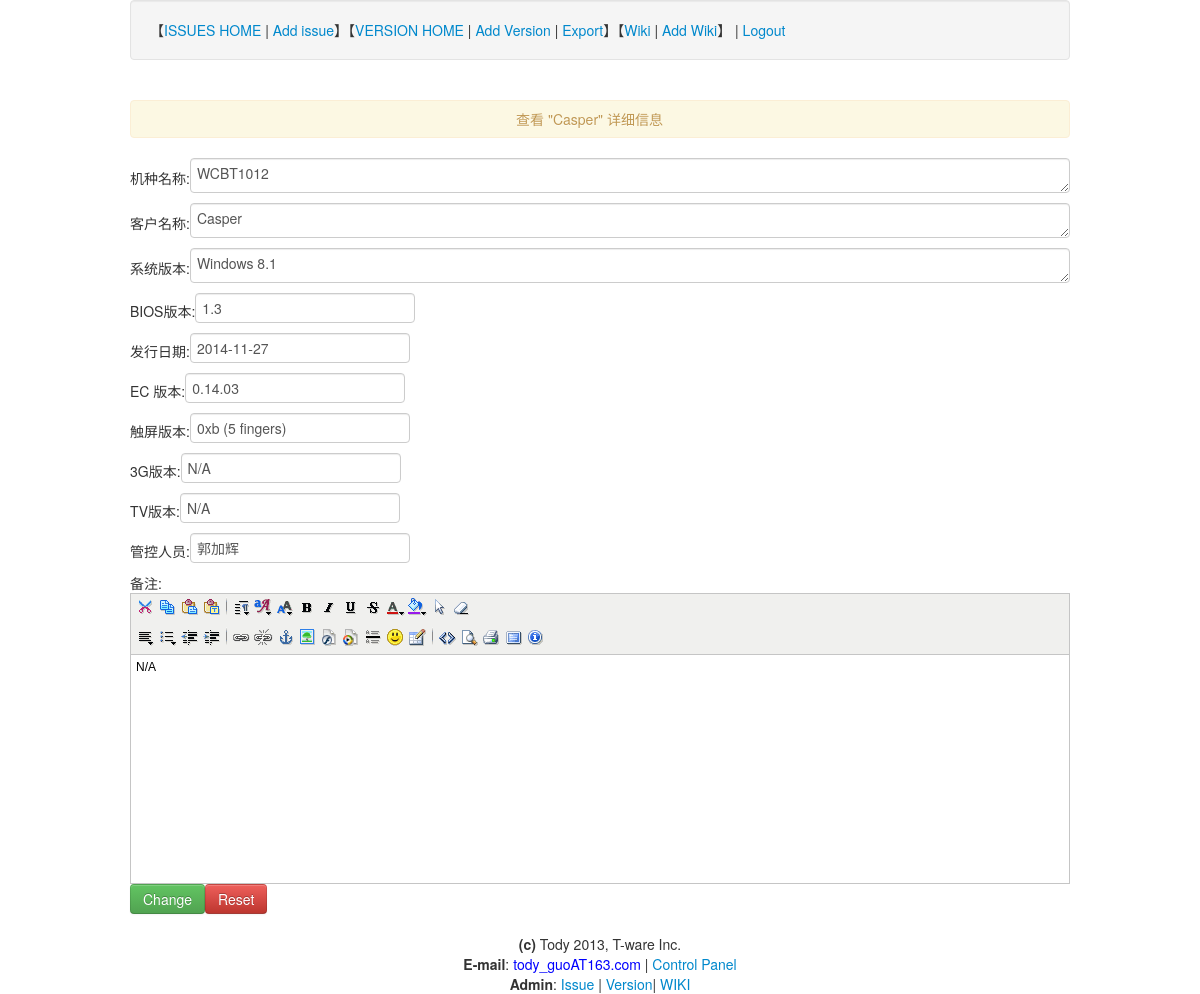
The page /mod_verlist.php?id=1 (signed in) on the database its author committed.
### tables this page shows
CREATE TABLE IF NOT EXISTS `eng_version_control_table` (
  `ID` int(11) NOT NULL AUTO_INCREMENT,
  `Model_name` varchar(128) NOT NULL,
  `Customer` varchar(128) NOT NULL,
  `System_type` varchar(128) NOT NULL,
  `BIOS_version` varchar(128) NOT NULL,
  `Bios_release_date` varchar(128) NOT NULL,
  `EC_version` varchar(128) DEFAULT NULL,
  `TSP_FW` varchar(128) DEFAULT NULL,
  `3G_FW` varchar(128) DEFAULT NULL,
  `TV_FW` varchar(128) DEFAULT NULL,
  `Owner` varchar(128) NOT NULL,
  `REMARK` text,
  `Build_Date` datetime NOT NULL DEFAULT CURRENT_TIMESTAMP,
  `Update_Date` datetime DEFAULT NULL,
  `Reserved1` text,
  PRIMARY KEY (`ID`)
);

### inc/conn.php (called while the page is built, shortened)
<?php
class mysql {
 private $db_host;
 private $db_user;
 private $db_pwd;
 private $conn;
 private $result;
 private $show_error = true;
 public function __construct($db_host = 'localhost', $db_user = '293540', $db_pwd = '666666', $db_database ='293540', $conn = '', $coding = 'UTF8') {
  $this->db_host = $db_host;
  $this->db_user = $db_user;
  $this->db_pwd = $db_pwd;
  $this->db_database = $db_database;
  $this->conn = $conn;
  $this->coding = $coding;
 }
 public function connect() {
  if ($this->conn == "pconn") {
   $this->conn = mysql_pconnect($this->db_host, $this->db_user, $this->db_pwd);
  } else {
   $this->conn = mysql_connect($this->db_host, $this->db_user, $this->db_pwd);
  }
 }
 public function query($sql) {
  $this->sql = $sql;
  $result = mysql_query($this->sql, $this->conn);
  if (!$result) {
   if ($this->show_error) {
    $this->show_error("错误SQL语句：", $this->sql);
   }
  } else {
   $this->result = $result;
  }
  return $this->result;
 }
 public function fetch_assoc() {
  return mysql_fetch_assoc($this->result);
 }
}
?>

### mod_verlist.php (the view, shortened to what this page needs)
<!DOCTYPE html>
<html>
<link href="/css/bootstrap.min.css" rel="stylesheet">
<head>
<?php
	include 'inc/conn.php';
	extract($_POST);
	extract($_GET);
	$db = new mysql();
	$sql = "select * from eng_version_control_table where id=".$id;
	$db->query($sql);
	$row = $db->fetch_assoc();
?>
</head>
<body class="background">
<?
	include "top.php";
?>
<div class="container white-background pagecontent">
<form action="mod_verlist.php?id=<?echo $row['ID']?>&act=mod", method="post" enctype="application/x-www-form-urlencoded">
<div align="center" class="page-header alert text-warning">查看 "<? echo htmlspecialchars_decode($row['Customer']); ?>" 详细信息</div>
<div>
机种名称:<textarea name="modelname" type="text" style="width: 866px; height: 25px;"><? echo htmlspecialchars_decode($row['Model_name']); ?></textarea><br />
</div>
<div>
客户名称:<textarea name="customername" type="text" style="width: 866px; height: 25px;"><? echo htmlspecialchars_decode($row['Customer']); ?></textarea><br />
</div>
<div>
系统版本:<textarea name="systemver" type="text" style="width: 866px; height: 25px;"><? echo htmlspecialchars_decode($row['System_type']); ?></textarea><br />
</div>
<div>
BIOS版本:<input name="biosversion" type="text" value="<? echo htmlspecialchars_decode($row['BIOS_version']); ?>">
</div>
<div>
发行日期:<input name="biosdate" type="text" value="<? echo htmlspecialchars_decode($row['Bios_release_date']); ?>">
</div>
<div>
EC  版本:<input name="ecversion" type="text" value="<? echo htmlspecialchars_decode($row['EC_version']); ?>">
</div>
<div>
触屏版本:<input name="tspfw" type="text" value="<? echo htmlspecialchars_decode($row['TSP_FW']); ?>">
</div>
<div>
3G版本:<input name="threegfw" type="text" value="<? echo htmlspecialchars_decode($row['3G_FW']); ?>">
</div>
<div>
TV版本:<input name="tvversion" type="text" value="<? echo htmlspecialchars_decode($row['TV_FW']); ?>">
</div>
<div>
管控人员:<input name="vowner" type="text" value="<? echo htmlspecialchars_decode($row['Owner']); ?>">
</div>
<div>
备注:<br />
</div>
<div><input class="btn btn-success btn-primary" name="submit" value="Change" type="submit"><input class="btn btn-danger" name="reset" value="Reset" type="reset"></div>
</form>
</div>
<?
include 'bottom.php';
?>
</body>
<html>

### xhEditor/xheditor_skin/default/iframe.css (style rules this page uses)
html { height:100%;background-color:#FFFFFF; }
body,td,th { font-family:Arial,Helvetica,sans-serif;font-size:12px; }
body { height:100%;*height:90%;-moz-box-sizing:border-box;-webkit-box-sizing:border-box;box-sizing:border-box; }

### rows shown on the page
eng_version_control_table: Customer "Casper", modelname "WCBT1012", customername "Casper", systemver "Windows 8.1", biosversion "1.3", biosdate "2014-11-27", ecversion "0.14.03", tspfw "0xb (5 fingers)", threegfw "N/A", tvversion "N/A", vowner "郭加辉"
